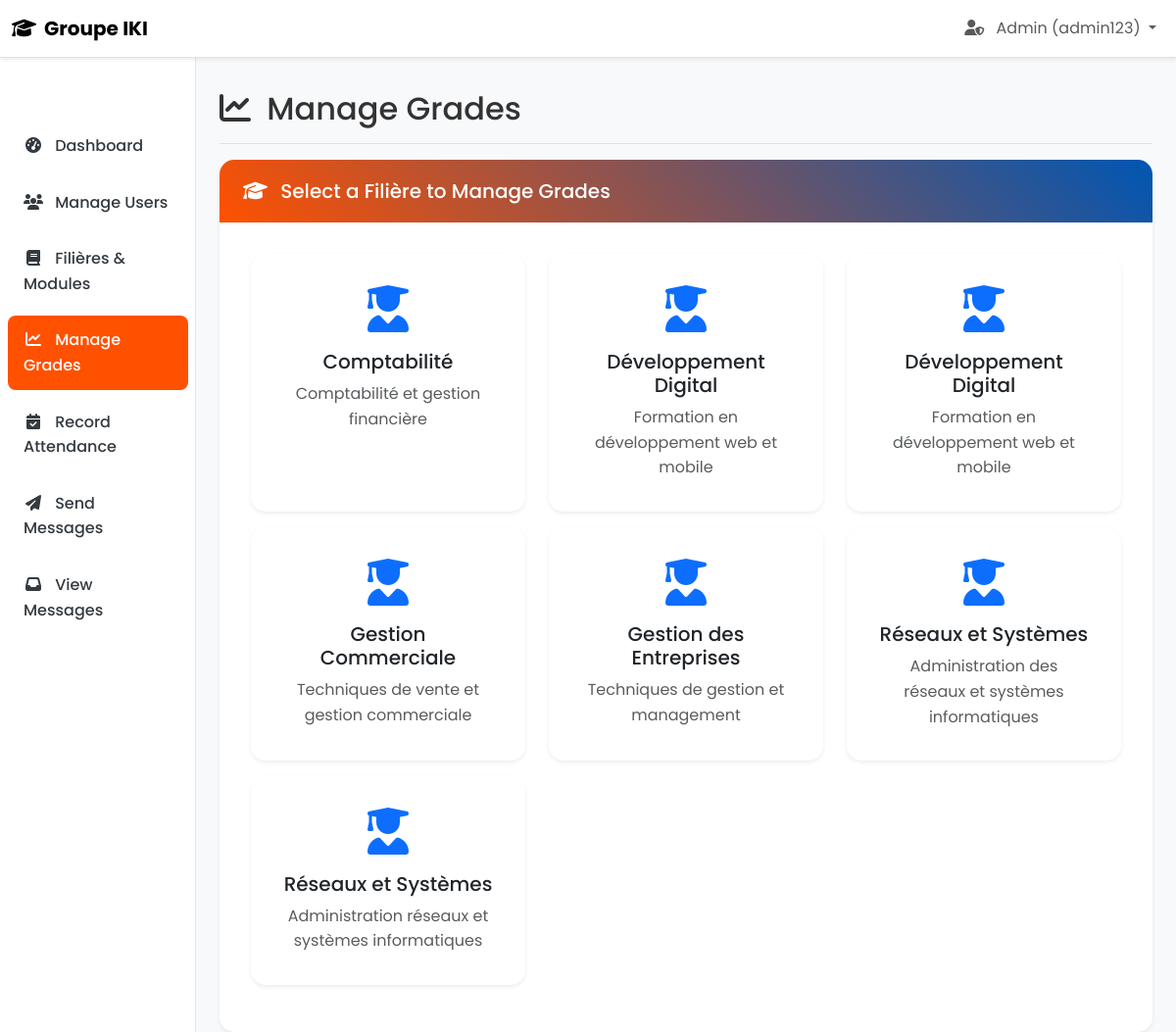
Screenshot of /manage_grades.php (signed in) with the database file from the repository.
### tables this page shows
CREATE TABLE `filieres` (
  `id` int(11) NOT NULL,
  `name` varchar(100) NOT NULL,
  `description` text DEFAULT NULL,
  `created_at` timestamp NOT NULL DEFAULT current_timestamp()
);

### manage_grades.php (the view, shortened to what this page needs)
<?php
$user_cni = $_SESSION['user_cni'];
$user_role = $_SESSION['role'];
$host = 'localhost';
$dbname = 'groupe_iki';
$username = 'root';
$db_password = '';
try {
    $pdo = new PDO("mysql:host=$host;dbname=$dbname;charset=utf8", $username, $db_password);
    $pdo->setAttribute(PDO::ATTR_ERRMODE, PDO::ERRMODE_EXCEPTION);
    if ($user_role === 'teacher') {
        $stmt = $pdo->prepare("
            SELECT DISTINCT f.id, f.name, f.description
            FROM teacher_module_assignments tma
            JOIN filieres f ON tma.filiere_id = f.id
            WHERE tma.teacher_cni = ? AND tma.is_active = TRUE
            ORDER BY f.name
        ");
        $stmt->execute([$user_cni]);
    } else {
        $stmt = $pdo->query("
            SELECT id, name, description
            FROM filieres
            ORDER BY name
        ");
    }
    $filieres = $stmt->fetchAll(PDO::FETCH_ASSOC);
} catch (PDOException $e) {
    $error_message = 'Database error: ' . $e->getMessage();
}
$navbar_color = $user_role === 'admin' ? 'bg-primary' : 'bg-success';
$user_icon = $user_role === 'admin' ? 'fa-user-shield' : 'fa-chalkboard-teacher';
$dashboard_link = $user_role === 'admin' ? 'dashboard_admin.php' : 'dashboard_teacher.php';
?>
<!DOCTYPE html>
<html lang="en">
<head>
    <link href="https://cdn.jsdelivr.net/npm/bootstrap@5.3.0/dist/css/bootstrap.min.css" rel="stylesheet">
    <link href="https://cdnjs.cloudflare.com/ajax/libs/font-awesome/6.4.0/css/all.min.css" rel="stylesheet">
    <link href="css/styles.css" rel="stylesheet">
</head>
<body class="dashboard-page">
    <nav class="navbar navbar-expand-lg navbar-light bg-white fixed-top border-bottom shadow-sm <?php echo $navbar_color; ?>">
        <div class="container-fluid">
            <a class="navbar-brand d-flex align-items-center" href="<?php echo $dashboard_link; ?>">
                <i class="fas fa-graduation-cap me-2"></i>
                <span class="fw-bold">Groupe IKI</span>
            </a>
            <div class="collapse navbar-collapse" id="navbarNav">
                <ul class="navbar-nav ms-auto">
                    <li class="nav-item dropdown">
                        <a class="nav-link dropdown-toggle" href="#" id="userDropdown" role="button" data-bs-toggle="dropdown">
                            <i class="fas <?php echo $user_icon; ?> me-2"></i>
                            <?php echo ucfirst($user_role); ?> (<?php echo htmlspecialchars($user_cni); ?>)
                        </a>
                    </li>
                </ul>
            </div>
        </div>
    </nav>
    <div class="container-fluid">
        <div class="row">
            <nav class="col-md-3 col-lg-2 d-md-block sidebar collapse" id="sidebar">
                <div class="position-sticky pt-3">
                    <ul class="nav flex-column">
                        <li class="nav-item">
                            <a class="nav-link" href="<?php echo $dashboard_link; ?>">
                                <i class="fas fa-tachometer-alt me-2"></i>
                                Dashboard
                            </a>
                        </li>
                        <?php if ($user_role === 'admin'): ?>
                        <li class="nav-item">
                            <a class="nav-link" href="manage_users.php">
                                <i class="fas fa-users me-2"></i>
                                Manage Users
                            </a>
                        </li>
                        <li class="nav-item">
                            <a class="nav-link" href="manage_filieres_modules.php">
                                <i class="fas fa-book me-2"></i>
                                Filières & Modules
                            </a>
                        </li>
                        <?php endif; ?>
                        <li class="nav-item">
                            <a class="nav-link active" href="manage_grades.php">
                                <i class="fas fa-chart-line me-2"></i>
                                Manage Grades
                            </a>
                        </li>
                        <li class="nav-item">
                            <a class="nav-link" href="record_absence.php">
                                <i class="fas fa-calendar-check me-2"></i>
                                Record Attendance
                            </a>
                        </li>
                        <li class="nav-item">
                            <a class="nav-link" href="send_message.php">
                                <i class="fas fa-paper-plane me-2"></i>
                                Send Messages
                            </a>
                        </li>
                        <li class="nav-item">
                            <a class="nav-link" href="view_messages.php">
                                <i class="fas fa-inbox me-2"></i>
                                View Messages
                            </a>
                        </li>
                    </ul>
                </div>
            </nav>
            <main class="col-md-9 ms-sm-auto col-lg-10 px-md-4 main-content">
                <div class="d-flex justify-content-between flex-wrap flex-md-nowrap align-items-center pt-3 pb-2 mb-3 border-bottom">
                    <h1 class="h2">
                        <i class="fas fa-chart-line me-2"></i>
                        Manage Grades
                    </h1>
                </div>
                <?php if (empty($filieres)): ?>
                <div class="col-12">
                    <div class="alert alert-warning">
                        <i class="fas fa-exclamation-triangle me-2"></i>
                        <strong>No filières found!</strong>
                        <?php if ($user_role === 'teacher'): ?>
                        You are not assigned to any filières yet. Please contact the administrator.
                        <?php else: ?>
                        Please create filières and modules first.
                        <?php endif; ?>
                    </div>
                </div>
                <?php elseif (!isset($_GET['filiere_id'])): ?>
                <div class="col-12">
                    <div class="card">
                        <div class="card-header">
                            <h5 class="card-title mb-0">
                                <i class="fas fa-graduation-cap me-2"></i>
                                Select a Filière to Manage Grades
                            </h5>
                        </div>
                        <div class="card-body">
                            <div class="row">
                                <?php foreach ($filieres as $filiere): ?>
                                <div class="col-md-4 mb-3">
                                    <div class="card h-100 filiere-card" onclick="window.location.href='manage_grades.php?filiere_id=<?php echo $filiere['id']; ?>'">
                                        <div class="card-body text-center">
                                            <div class="mb-3">
                                                <i class="fas fa-user-graduate fa-3x text-<?php echo $user_role === 'admin' ? 'primary' : 'success'; ?>"></i>
                                            </div>
                                            <h5 class="card-title"><?php echo htmlspecialchars($filiere['name']); ?></h5>
                                            <p class="card-text text-muted">
                                                <?php echo htmlspecialchars($filiere['description']); ?>
                                            </p>
                                        </div>
                                    </div>
                                </div>
                                <?php endforeach; ?>
                            </div>
                        </div>
                    </div>
                </div>
                <?php endif; ?>
            </div>
        </div>
</body>
</html>

### css/styles.css (style rules this page uses)
* { margin: 0; padding: 0; box-sizing: border-box; }
body { font-family: "Poppins", sans-serif; line-height: 1.6; color: #333; background-color: #f8f9fa; }
:root { --primary-color: #ff5100; --secondary-color: #003d72; --success-color: #28a745; --info-color: #17a2b8; --warning-color: #ffc107; --danger-color: #dc3545; --light-color: #f8f9fa; --dark-color: #343a40; --white: #ffffff; --shadow: 0 0.125rem 0.25rem rgba(0, 0, 0, 0.075); --shadow-lg: 0 1rem 3rem rgba(0, 0, 0, 0.175); }
.dashboard-page { padding-top: 56px; }
.navbar-brand { font-weight: 600; font-size: 1.25rem; }
.sidebar { position: fixed; top: 56px; bottom: 0; left: 0; z-index: 100; padding: 48px 0 0; box-shadow: inset -1px 0 0 rgba(0, 0, 0, 0.1); background-color: var(--white); }
.sidebar .nav-link { color: var(--dark-color); padding: 0.75rem 1rem; margin: 0.25rem 0.5rem; border-radius: 0.5rem; transition: all 0.3s ease; font-weight: 500; }
.sidebar .nav-link.active { background-color: var(--primary-color); color: var(--white); }
.sidebar .nav-link i { width: 20px; text-align: center; }
.main-content { margin-top: 20px; min-height: calc(100vh - 76px); }
.card { border: none; border-radius: 15px; box-shadow: var(--shadow); overflow: hidden; }
.card-header { background: linear-gradient(45deg, var(--primary-color), #0056b3); color: var(--white); border: none; padding: 1.25rem 1.5rem; }
.card-body { padding: 2rem; }

### manage_grades.php (style rules this page uses)
.filiere-card { transition: transform 0.2s; cursor: pointer; }

### rows the page displays
filieres: name "Comptabilité", description "Comptabilité et gestion financière"
filieres: name "Développement Digital", description "Formation en développement web et mobile"
filieres: name "Développement Digital", description "Formation en développement web et mobile"
filieres: name "Gestion Commerciale", description "Techniques de vente et gestion commerciale"
filieres: name "Gestion des Entreprises", description "Techniques de gestion et management"
filieres: name "Réseaux et Systèmes", description "Administration des réseaux et systèmes informatiques"
filieres: name "Réseaux et Systèmes", description "Administration réseaux et systèmes informatiques"

### other values shown
$user_role "Admin"
$user_cni "admin123"
